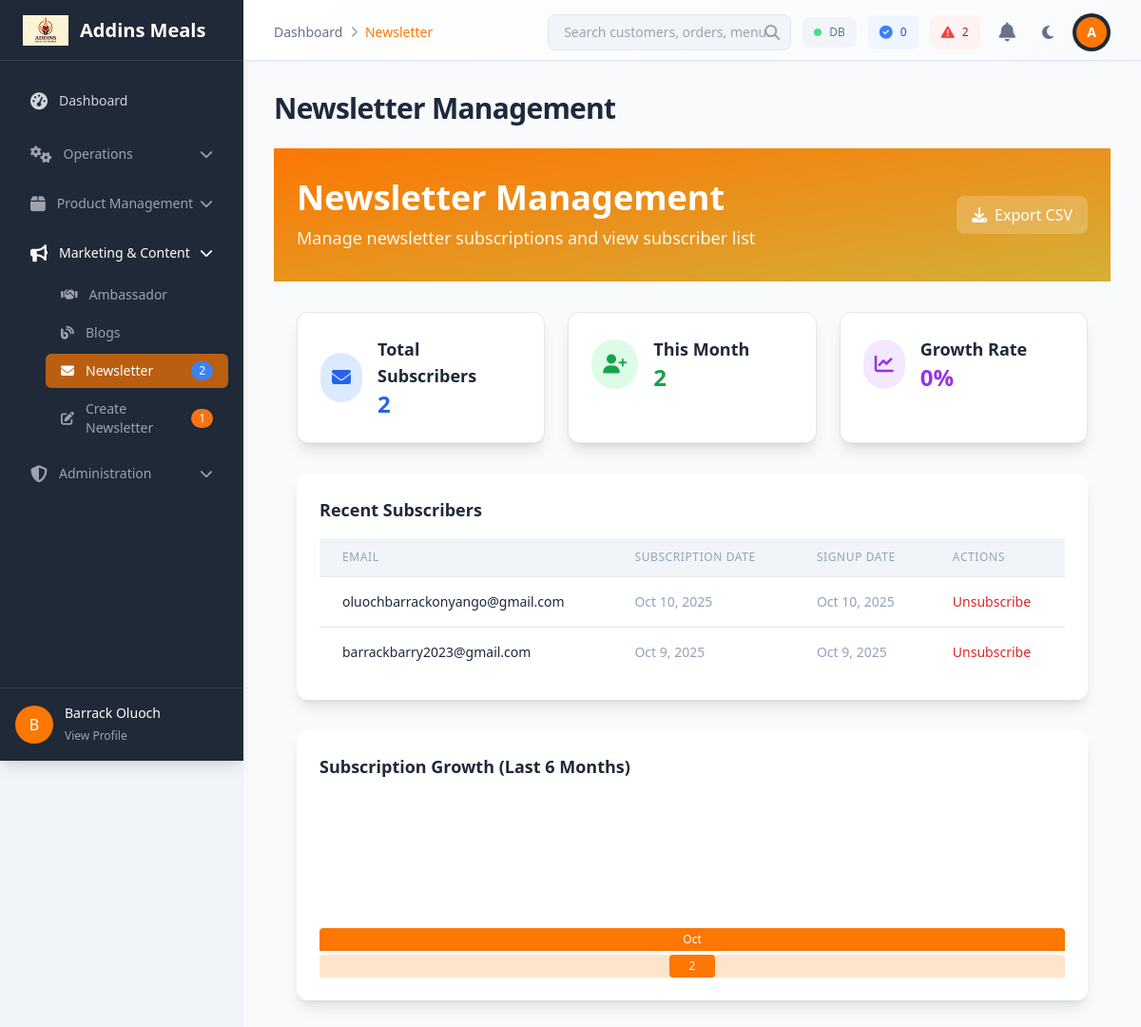
/admin/newsletter.php (signed in), run on the app's committed database.
### tables this page shows
CREATE TABLE `newsletter_subscriptions` (
  `id` int(11) NOT NULL,
  `email` varchar(255) NOT NULL,
  `subscription_date` date NOT NULL,
  `is_active` tinyint(1) DEFAULT 1,
  `unsubscribed_at` timestamp NULL DEFAULT NULL,
  `created_at` timestamp NOT NULL DEFAULT current_timestamp(),
  `updated_at` timestamp NOT NULL DEFAULT current_timestamp() ON UPDATE current_timestamp(),
  `unsubscribe_token` varchar(64) DEFAULT NULL,
  `last_email_sent` timestamp NULL DEFAULT NULL,
  `total_emails_received` int(11) DEFAULT 0,
  `emails_opened` int(11) DEFAULT 0,
  `emails_clicked` int(11) DEFAULT 0
);

### admin/newsletter.php (the view, shortened to what this page needs)
<?php
$page_title = 'Newsletter Management';
$page_description = 'Manage newsletter subscriptions and view subscriber list';
require_once 'includes/functions.php';
try {
    $stmt = $pdo->prepare("SELECT COUNT(*) FROM newsletter_subscriptions WHERE is_active = TRUE");
    $stmt->execute();
    $total_subscribers = $stmt->fetchColumn();
    $stmt = $pdo->prepare("SELECT * FROM newsletter_subscriptions WHERE is_active = TRUE ORDER BY created_at DESC LIMIT 10");
    $stmt->execute();
    $recent_subscribers = $stmt->fetchAll(PDO::FETCH_ASSOC);
    $stmt = $pdo->prepare("
        SELECT
            DATE_FORMAT(created_at, '%Y-%m') as month,
            COUNT(*) as count
        FROM newsletter_subscriptions
        WHERE is_active = TRUE
        GROUP BY DATE_FORMAT(created_at, '%Y-%m')
        ORDER BY month DESC
        LIMIT 6
    ");
    $stmt->execute();
    $monthly_stats = $stmt->fetchAll(PDO::FETCH_ASSOC);
} catch (PDOException $e) {
    $total_subscribers = 0;
    $recent_subscribers = [];
    $monthly_stats = [];
}
include 'includes/header.php';
?>
<div class="bg-gradient-to-br from-primary via-primary-dark to-secondary text-white mt-0">
    <div class="container mx-auto px-6 py-8">
        <div class="flex flex-col lg:flex-row lg:items-center lg:justify-between">
            <div>
                <h1 class="text-3xl md:text-4xl font-bold mb-2"><?php echo htmlspecialchars($page_title); ?></h1>
                <p class="text-lg opacity-90"><?php echo htmlspecialchars($page_description); ?></p>
            </div>
            <div class="mt-4 lg:mt-0">
                <form method="POST" class="inline">
                    <button type="submit" name="export_subscribers"
                           class="bg-white/20 hover:bg-white/30 text-white px-4 py-2 rounded-lg transition-colors">
                        <i class="fas fa-download mr-2"></i>Export CSV
                    </button>
                </form>
            </div>
        </div>
    </div>
</div>
<div class="container mx-auto px-6 py-8">
    <div class="grid grid-cols-1 md:grid-cols-3 gap-6 mb-8">
        <div class="bg-white rounded-xl shadow-lg p-6 border">
            <div class="flex items-center">
                <div class="p-3 bg-blue-100 rounded-full">
                    <i class="fas fa-envelope text-blue-600 text-xl"></i>
                </div>
                <div class="ml-4">
                    <h3 class="text-lg font-semibold text-gray-800">Total Subscribers</h3>
                    <p class="text-2xl font-bold text-blue-600"><?php echo number_format($total_subscribers); ?></p>
                </div>
            </div>
        </div>
        <div class="bg-white rounded-xl shadow-lg p-6 border">
            <div class="flex items-center">
                <div class="p-3 bg-green-100 rounded-full">
                    <i class="fas fa-user-plus text-green-600 text-xl"></i>
                </div>
                <div class="ml-4">
                    <h3 class="text-lg font-semibold text-gray-800">This Month</h3>
                    <p class="text-2xl font-bold text-green-600"><?php echo end($monthly_stats)['count'] ?? 0; ?></p>
                </div>
            </div>
        </div>
        <div class="bg-white rounded-xl shadow-lg p-6 border">
            <div class="flex items-center">
                <div class="p-3 bg-purple-100 rounded-full">
                    <i class="fas fa-chart-line text-purple-600 text-xl"></i>
                </div>
                <div class="ml-4">
                    <h3 class="text-lg font-semibold text-gray-800">Growth Rate</h3>
                    <p class="text-2xl font-bold text-purple-600">
                        <?php
                        if (count($monthly_stats) >= 2) {
                            $current = end($monthly_stats)['count'];
                            $previous = prev($monthly_stats)['count'] ?? 0;
                            $growth = $previous > 0 ? (($current - $previous) / $previous) * 100 : 0;
                            echo number_format($growth, 1) . '%';
                        } else {
                            echo '0%';
                        }
                        ?>
                    </p>
                </div>
            </div>
        </div>
    </div>
    <div class="bg-white rounded-xl shadow-lg p-6 mb-8">
        <h3 class="text-lg font-semibold text-gray-800 mb-4">Recent Subscribers</h3>
        <?php if (empty($recent_subscribers)): ?>
            <p class="text-gray-500 text-center py-8">No subscribers yet. Newsletter subscriptions will appear here.</p>
        <?php else: ?>
            <div class="overflow-x-auto">
                <table class="min-w-full divide-y divide-gray-200">
                    <thead class="bg-gray-50">
                        <tr>
                            <th class="px-6 py-3 text-left text-xs font-medium text-gray-500 uppercase tracking-wider">Email</th>
                            <th class="px-6 py-3 text-left text-xs font-medium text-gray-500 uppercase tracking-wider">Subscription Date</th>
                            <th class="px-6 py-3 text-left text-xs font-medium text-gray-500 uppercase tracking-wider">Signup Date</th>
                            <th class="px-6 py-3 text-left text-xs font-medium text-gray-500 uppercase tracking-wider">Actions</th>
                        </tr>
                    </thead>
                    <tbody class="bg-white divide-y divide-gray-200">
                        <?php foreach ($recent_subscribers as $subscriber): ?>
                            <tr>
                                <td class="px-6 py-4 whitespace-nowrap text-sm font-medium text-gray-900">
                                    <?php echo htmlspecialchars($subscriber['email']); ?>
                                </td>
                                <td class="px-6 py-4 whitespace-nowrap text-sm text-gray-500">
                                    <?php echo date('M j, Y', strtotime($subscriber['subscription_date'])); ?>
                                </td>
                                <td class="px-6 py-4 whitespace-nowrap text-sm text-gray-500">
                                    <?php echo date('M j, Y', strtotime($subscriber['created_at'])); ?>
                                </td>
                                <td class="px-6 py-4 whitespace-nowrap text-sm font-medium">
                                    <form method="POST" class="inline">
                                        <button type="submit" name="unsubscribe_email"
                                                onclick="return confirm('Are you sure you want to unsubscribe this email?')"
                                                class="text-red-600 hover:text-red-900">
                                            Unsubscribe
                                        </button>
                                    </form>
                                </td>
                            </tr>
                        <?php endforeach; ?>
                    </tbody>
                </table>
            </div>
        <?php endif; ?>
    </div>
    <?php if (!empty($monthly_stats)): ?>
    <div class="bg-white rounded-xl shadow-lg p-6">
        <h3 class="text-lg font-semibold text-gray-800 mb-4">Subscription Growth (Last 6 Months)</h3>
        <div class="flex items-end space-x-2 h-48">
            <?php foreach (array_reverse($monthly_stats) as $stat): ?>
                <div class="flex-1 flex flex-col items-center">
                    <div class="bg-primary text-white text-xs px-2 py-1 rounded-t text-center w-full mb-1">
                        <?php echo date('M', strtotime($stat['month'] . '-01')); ?>
                    </div>
                    <div class="bg-primary/20 w-full flex-1 flex items-end justify-center rounded-t">
                        <div class="bg-primary text-white text-xs px-1 py-1 rounded text-center w-12"
                             style="height: <?php echo max(($stat['count'] / max(array_column($monthly_stats, 'count'))) * 100, 5); ?>%">
                            <?php echo $stat['count']; ?>
                        </div>
                    </div>
                </div>
            <?php endforeach; ?>
        </div>
    </div>
    <?php endif; ?>
</div>
</div>
</div>
</div>
</body>
</html>

### admin/includes/header.php (style rules this page uses)
body { margin: 0; padding: 0; }
:root { --bg-primary: #ffffff; --bg-secondary: #f8fafc; --bg-tertiary: #f1f5f9; --text-primary: #1e293b; --text-secondary: #64748b; --text-muted: #94a3b8; --border-color: #e2e8f0; --shadow-color: rgba(0, 0, 0, 0.1); --card-bg: #ffffff; --input-bg: #ffffff; --sidebar-bg: #ffffff; --primary-color: #fc7703; }
body { background-color: var(--bg-primary); color: var(--text-primary); transition: background-color 0.3s ease, color 0.3s ease; }
.bg-white { background-color: var(--card-bg) !important; }
.bg-gray-50 { background-color: var(--bg-tertiary) !important; }
.bg-gray-100 { background-color: var(--bg-tertiary) !important; }
.text-gray-900 { color: var(--text-primary) !important; }
.text-gray-500 { color: var(--text-muted) !important; }
.bg-primary { background-color: var(--primary-color) !important; }
*, *::before, *::after { transition: background-color 0.3s ease, color 0.3s ease, border-color 0.3s ease; }

### data on the page
newsletter_subscriptions: email "oluochbarrackonyango@gmail.com", subscription_date "Oct 10, 2025", created_at "Oct 10, 2025"
newsletter_subscriptions: email "barrackbarry2023@gmail.com", subscription_date "Oct 9, 2025", created_at "Oct 9, 2025"

### other printed values
$subscriber_count "2"
$pending_campaigns "1"
substr($_SESSION['username'] ?? 'A', 0, 1) "B"
$_SESSION['username'] "Barrack Oluoch"
$breadcrumb['name'] "Dashboard"
$breadcrumb['name'] "Newsletter"
$systemStatus['orders_today'] "0"
$systemStatus['pending_orders'] "2"
substr($_SESSION['name'] ?? 'A', 0, 1) "A"
$page_title "Newsletter Management"
$page_description "Manage newsletter subscriptions and view subscriber list"
$total_subscribers "2"
end($monthly_stats)['count'] "2"
date('M', strtotime($stat['month'] . '-01')) "Oct"
$stat['count'] "2"
